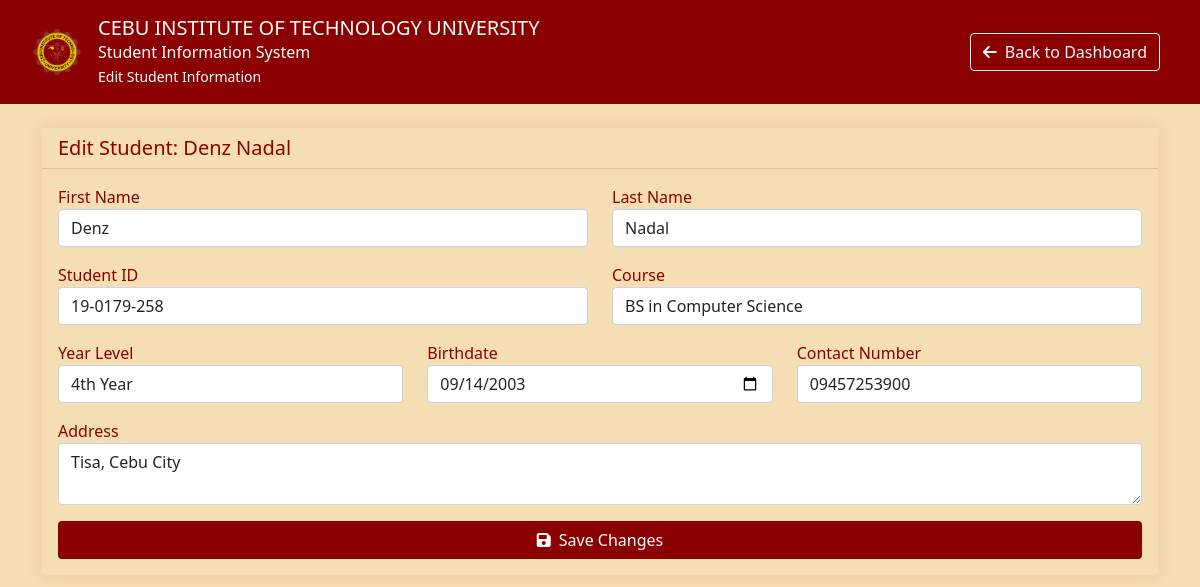
/faculty/edit-student/1/ (signed in), run on the app's committed database.
### base/models.py (models this page shows, shortened)
class StudentProfile(models.Model):
    YEAR_CHOICES = [
        (1, '1st Year'),
        (2, '2nd Year'),
        (3, '3rd Year'),
        (4, '4th Year'),
    ]
    user = models.OneToOneField(User, on_delete=models.CASCADE, related_name='student_profile')
    student_id = models.CharField(max_length=20, unique=True, null=True, blank=True)
    course = models.CharField(max_length=100)
    year_level = models.IntegerField(choices=YEAR_CHOICES)
    birthdate = models.DateField(null=True, blank=True)
    contact_number = models.CharField(max_length=15)
    address = models.TextField()
    created_at = models.DateTimeField(auto_now_add=True)
    updated_at = models.DateTimeField(auto_now=True)

### base/views.py (the view, shortened to what this page needs)
# urls.py: path('faculty/edit-student/<int:student_id>/', views.edit_student, name='edit_student'),
@staff_member_required(login_url='base:login')
def edit_student(request, student_id):
    try:
        student = get_object_or_404(StudentProfile, id=student_id)
        context = {
            'student': student,
            'faculty_name': request.user.get_full_name(),
            'department': request.user.faculty_profile.department
        }
        return render(request, 'base/edit_student.html', context)
    except Exception as e:
        messages.error(request, f'Error updating student: {str(e)}')
        return redirect('base:faculty_dashboard')

### base/templates/base/edit_student.html (shortened to what this page needs)
{% extends 'base/main.html' %}
{% block content %}
<div class="container-fluid p-0">
    <div class="header-section d-flex justify-content-between align-items-center">
        <div class="d-flex align-items-center">
            <img src="/static/citlogo1.png" alt="CIT Logo" style="width: 50px;">
            <div class="ms-3 text-white">
                <div class="university-title">
                    <h5 class="mb-0">CEBU INSTITUTE OF TECHNOLOGY UNIVERSITY</h5>
                    <div class="system-subtitle">Student Information System</div>
                </div>
                <small class="dashboard-label">Edit Student Information</small>
            </div>
        </div>
        <div class="d-flex align-items-center">
            <a href="{% url 'base:faculty_dashboard' %}" class="btn btn-outline-light me-2">
                <i class="fas fa-arrow-left me-2"></i>Back to Dashboard
            </a>
        </div>
    </div>
    <div class="container mt-4">
        <div class="card">
            <div class="card-header" style="background-color: #F5DEB3;">
                <h5 class="mb-0" style="color: #8B0000;">Edit Student: {{ student.user.get_full_name }}</h5>
            </div>
            <div class="card-body">
                <form method="POST">
                    <div class="row mb-3">
                        <div class="col-md-6">
                            <label style="color: #8B0000;">First Name</label>
                            <input type="text" name="first_name" class="form-control" value="{{ student.user.first_name }}" required>
                        </div>
                        <div class="col-md-6">
                            <label style="color: #8B0000;">Last Name</label>
                            <input type="text" name="last_name" class="form-control" value="{{ student.user.last_name }}" required>
                        </div>
                    </div>
                    <div class="row mb-3">
                        <div class="col-md-6">
                            <label style="color: #8B0000;">Student ID</label>
                            <input type="text" name="student_id" class="form-control" value="{{ student.student_id }}" required>
                        </div>
                        <div class="col-md-6">
                            <label style="color: #8B0000;">Course</label>
                            <select name="course" class="form-control" required>
                                <option value="{{ student.course }}" selected>{{ student.course }}</option>
                            </select>
                        </div>
                    </div>
                    <div class="row mb-3">
                        <div class="col-md-4">
                            <label style="color: #8B0000;">Year Level</label>
                            <select name="year_level" class="form-control" required>
                                <option value="{{ student.year_level }}" selected>{{ student.get_year_level_display }}</option>
                            </select>
                        </div>
                        <div class="col-md-4">
                            <label style="color: #8B0000;">Birthdate</label>
                            <input type="date" name="birthdate" class="form-control" value="{{ student.birthdate|date:'Y-m-d' }}" required>
                        </div>
                        <div class="col-md-4">
                            <label style="color: #8B0000;">Contact Number</label>
                            <input type="tel" name="contact_number" class="form-control" value="{{ student.contact_number }}" pattern="[0-9]{11}" placeholder="09XXXXXXXXX" required>
                        </div>
                    </div>
                    <div class="mb-3">
                        <label style="color: #8B0000;">Address</label>
                        <textarea name="address" class="form-control" rows="2" required>{{ student.address }}</textarea>
                    </div>
                    <div class="d-grid gap-2">
                        <button type="submit" class="btn" style="background-color: #8B0000; color: white;">
                            <i class="fas fa-save me-2"></i>Save Changes
                        </button>
                    </div>
                </form>
            </div>
        </div>
    </div>
</div>
{% endblock %}

### base/templates/base/main.html (style rules this page uses)
body { margin: 0; padding: 0; background-color: #F5DEB3; font-family: 'Segoe UI', Tahoma, Geneva, Verdana, sans-serif; min-height: 100vh; }
.container, .container-fluid { background: none !important; box-shadow: none !important; }
.card { background-color: transparent; border: none; box-shadow: none; }

### base/templates/base/edit_student.html (style rules this page uses)
.header-section { background-color: #8B0000; padding: 1rem 2rem; color: white; }
.card { border: none; box-shadow: 0 0 20px rgba(139, 0, 0, 0.1); }

### data on the page
StudentProfile: user.get_full_name "Denz Nadal", first_name "Denz", last_name "Nadal", student_id "19-0179-258", course "BS in Computer Science", year_level "4th Year", birthdate "09/14/2003", contact_number "09457253900", address "Tisa, Cebu City"
